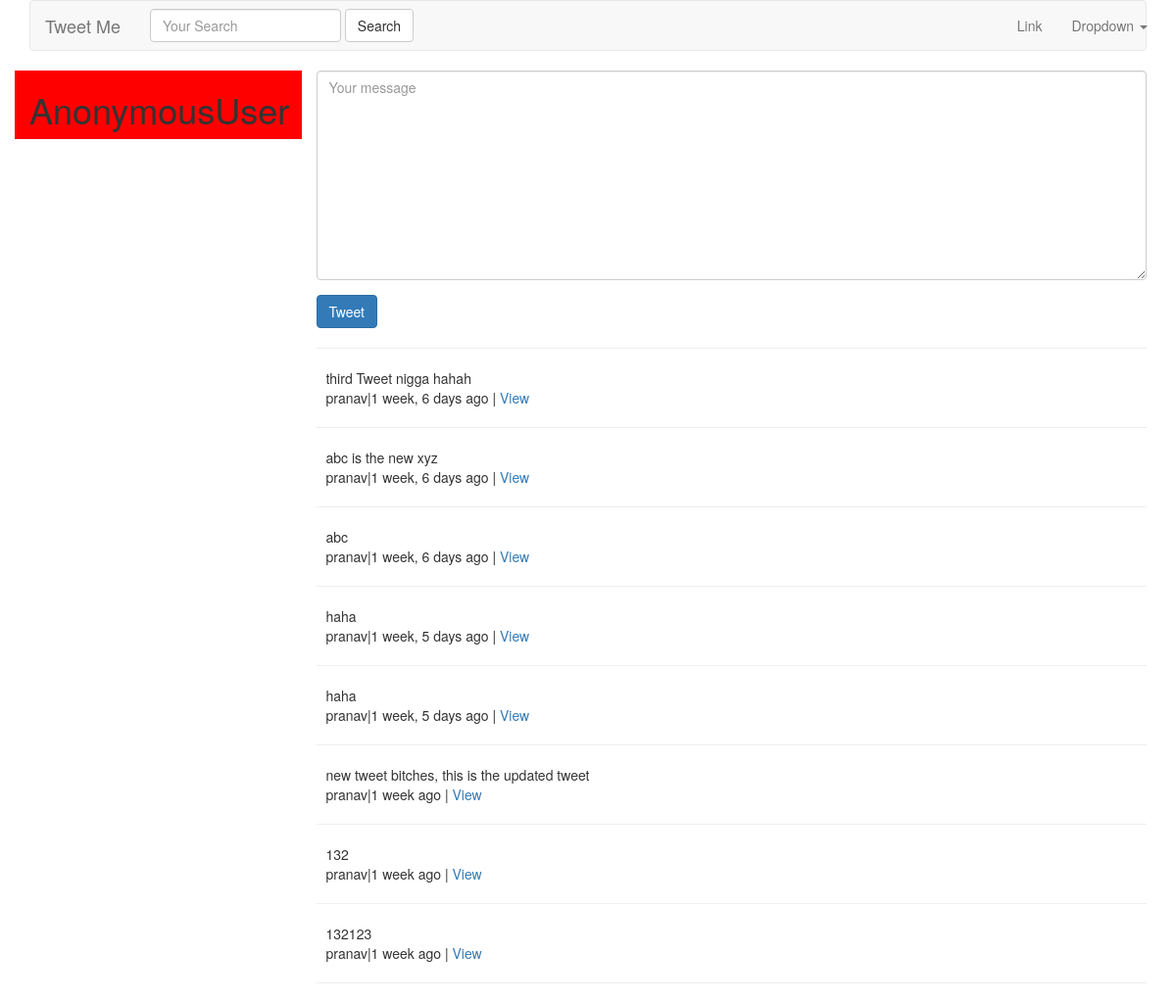
Before: / with the older database file.
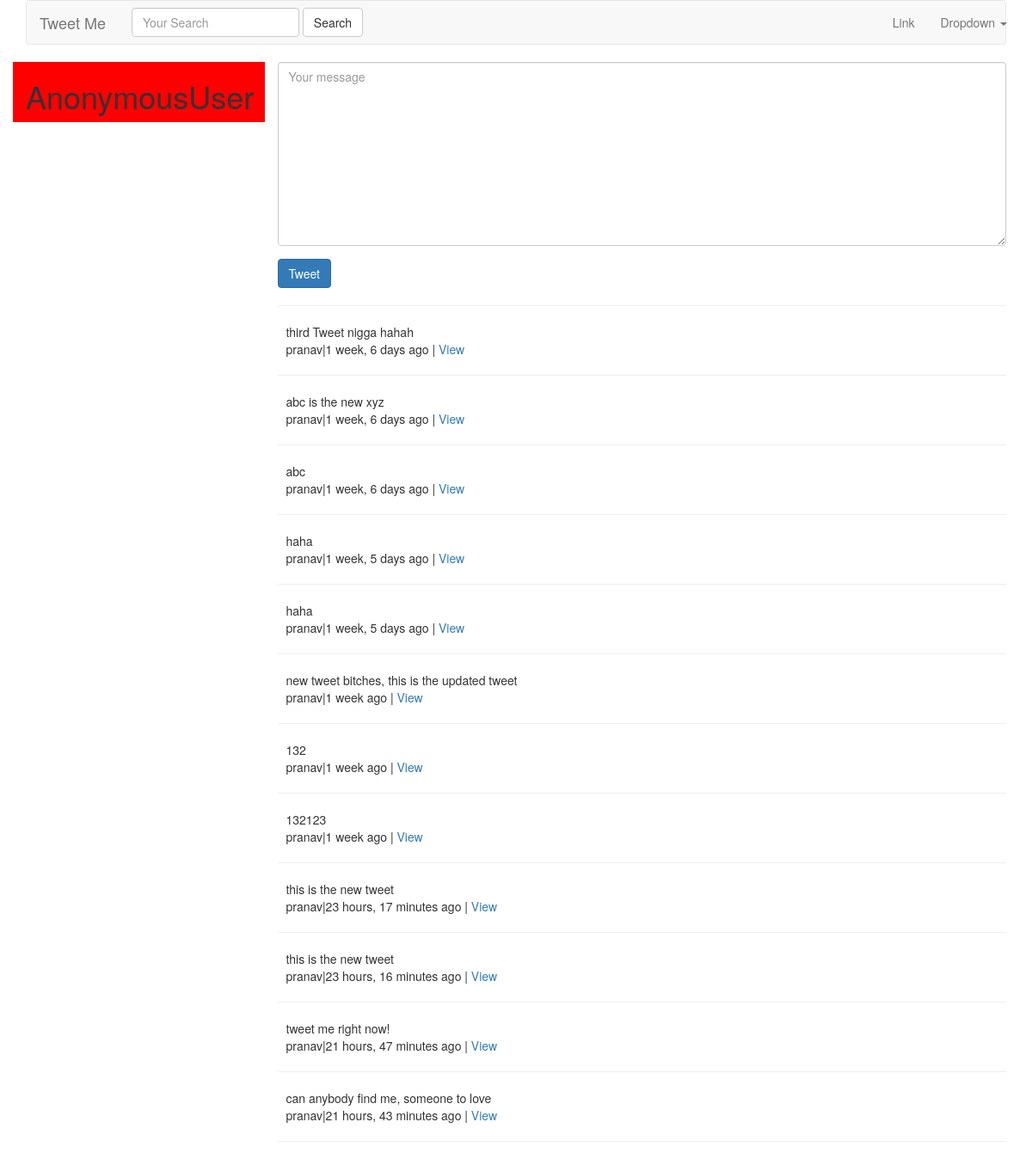
After: the same page with the newer database file.
### tweets/models.py (models this page shows, shortened)
class Tweet(models.Model):
	user = models.ForeignKey(settings.AUTH_USER_MODEL)
	content = models.CharField(max_length = 140,validators = [validate_content])
	updated = models.DateTimeField(auto_now= True)
	timestamp = models.DateTimeField(auto_now_add = True)
	def get_absolute_url(self):
		return reverse('tweet:detail',kwargs={"pk":self.pk})

### tweets/views.py (the view)
# urls.py: url(r'^$',TweetListView.as_view(),name = 'home'),
class TweetListView(ListView):
	template_name = 'tweets/list_view.html'
	def get_queryset(self,*args,**kwargs):
		qs = Tweet.objects.all()
		print(self.request.GET)
		query = self.request.GET.get('q',None)
		if query is not None:
			qs = qs.filter(Q(content__icontains = query) | Q(user__username__icontains = query))
		return qs
	def get_context_data(self,*args,**kwargs):
		context = super(TweetListView,self).get_context_data(*args,**kwargs)
		context['create_form'] = TweetModelForm()
		context['create_url'] = reverse_lazy('tweet:create')
		return context

### tweets/forms.py
class TweetModelForm(forms.ModelForm):
	content = forms.CharField(label = "",widget = forms.Textarea(attrs = {'placeholder':'Your message','class':'form-control'}))
	class Meta:
		model = Tweet
		fields = [
			'content'
		]

### tweets/templates/tweets/list_view.html (shortened to what this page needs)
{% extends "base.html" %}
{% block content %}
<div class="row">
	<div class="col-sm-3 col-xs-12" style="background-color: red">
		<h1>{{request.user}}</h1>
	</div>
	<div class="col-sm-9">
		{% if not request.GET.q %}
			<div>
				{% include "tweets/forms.html" with form=create_form action_url=create_url btn_title='Tweet' %}
			</div>
		{% endif %}
		<hr>
		{% for object in object_list %}
			<div class="media">
			  <div class="media-left">
			  </div>
			  <div class="media-body">
				{{object.content}}<br/>
				{{object.user}}|{{object.timestamp|timesince}} ago | <a href="{{object.get_absolute_url}}">View</a>
			   </div>
			</div>
			<hr/>
		{% empty %}
			{% if request.GET.q %}
				<p>No tweets Found</p>
			{% else %}
				<p>No Tweets yet.</p>
			{% endif %}
		{% endfor %}
	</div>
</div>
{% endblock content %}

### templates/base.html (shortened to what this page needs)
{% load static %}
<html lang="en">
  <head>
    <link href="{% static 'css/bootstrap.min.css' %}" rel="stylesheet">
  </head>
  <body>
    <div class="container">
      {% include "navbar.html" %}
      {% block content %}
      {% endblock content %}
    </div>
  </body>
</html>

### templates/navbar.html (shortened to what this page needs)
<nav class="navbar navbar-default">
  <div class="container">
    <div class="navbar-header">
      <a class="navbar-brand" href="{}">Tweet Me</a>
    </div>
    {% include "tweets/search_form.html" %}
    <div class="collapse navbar-collapse" id="bs-example-navbar-collapse-1">
      <ul class="nav navbar-nav navbar-right">
        <li><a href="#">Link</a></li>
        <li class="dropdown">
          <a href="#" class="dropdown-toggle" data-toggle="dropdown" role="button" aria-haspopup="true" aria-expanded="false">Dropdown <span class="caret"></span></a>
        </li>
      </ul>
    </div>
  </div>
</nav>

### tweets/templates/tweets/search_form.html
<form class="navbar-form navbar-left" action='{% url "tweet:list" %}' method="GET">
	<div class="form-group">
	<input class = "form-control" type="text" name="q" placeholder="Your Search" value="{{request.GET.q}}"/>
	</div>
	<input class="btn btn-default" type="submit" value = 'Search'>
</form>

### tweets/templates/tweets/forms.html (shortened to what this page needs)
{% load crispy_forms_tags %}
<form class='form' method="POST" action="{% if action_url %}{{action_url}}{% endif %}">
	{{form|crispy}}
	<input class = 'btn btn-primary' type="submit" value = "{{btn_title}}" name="Tweet">
</form>

Changed rows visible on the page:
added Tweet: content "this is the new tweet", user "pranav", timestamp "23 hours, 17 minutes"
added Tweet: content "this is the new tweet", user "pranav", timestamp "23 hours, 16 minutes"
added Tweet: content "tweet me right now!", user "pranav", timestamp "21 hours, 47 minutes"
added Tweet: content "can anybody find me, someone to love", user "pranav", timestamp "21 hours, 43 minutes"
